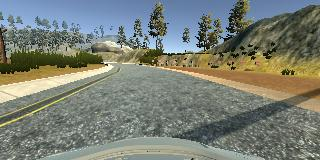
#> input picture images/center_2025_12_06_10_12_26_677.jpg, 320 x 160 px, given in place of center_2025_12_06_11_10_54_728.jpg, which was not available
$ python debug_data.py
#> lines starting #> are read from the running program, lines starting #| are printed output that depends on the picture; pictures that were not available may be replaced by others from this repository, and a replacement may not be noted
### data.py
import numpy as np
import pandas as pd
import matplotlib.pyplot as plt
import cv2

# load csv from driving_log.csv
def load_driving_log(csv_path='driving_log.csv'):
    """
    Load the driving log CSV file into a pandas DataFrame.

    Parameters:
    csv_path (str): The path to the CSV file.

    Returns:
    pd.DataFrame: DataFrame containing the driving log data.
    """
#> called with csv_path = 'driving_log.csv'
    # driving log has seven column:
    # Center, Left, Right, Steering, Throttle, Brake, Speed
    # Use only Center and Steering for training

    df = pd.read_csv(csv_path, header=None)
#> (reads driving_log.csv from the repository)
    # columns are unamed, so rename them
    df.rename(columns={0: 'Center', 1: 'Left', 2: 'Right', 3: 'Steering', 4: 'Throttle', 5: 'Brake', 6: 'Speed'}, inplace=True)
    # return only Center and Steering columns

    return df[['Center', 'Steering']]


#plot histogram of steering angles
# [15 lines left out: function plot_steering_histogram, not called in this run]

# Preprocess data
# creating training data and labels
def preprocess_data(df):
    """
    Preprocess the images and steering angles from the DataFrame.

    :param df: Description
    """
    # Extract image paths and steering angles
    image_paths = df['Center'].values
    steering_angles = df['Steering'].values
    # Load image as numpy array
    for i in range(len(image_paths)):
        # trim path to just the filename
        image_paths[i] = image_paths[i].split('\\')[-1]
        # load image in images folder
        image = cv2.imread('images/' + image_paths[i])
#> image is the input picture: shape (160, 320, 3); mean B, G, R 117.2, 127.2, 122.1
        # crop the image (full width, [60-135px] height)
        image = image[60:135, :, :]
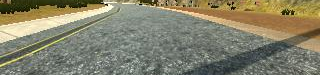
#> image: shape (75, 320, 3); mean B, G, R 106.4, 129.3, 132.3
        # apply Gaussian blur
        image = cv2.GaussianBlur(image, (3, 3), 0)
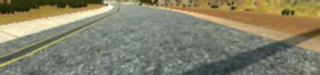
#> image: shape (75, 320, 3); mean B, G, R 106.4, 129.3, 132.3
        # convert image to YUV color space
        image = cv2.cvtColor(image, cv2.COLOR_BGR2YUV)
#> image: shape (75, 320, 3); mean of channels 0, 1, 2 127.6, 117.7, 132
        # resize image to 200x66 (as per NVIDIA model input)
        image = cv2.resize(image, (200, 66))
#> image: shape (66, 200, 3); mean of channels 0, 1, 2 127.5, 117.6, 131.9
        # normalize to 0-1 range and convert to float32
        image = image.astype(np.float32) / 255.0
#> image: shape (66, 200, 3) float32; mean of channels 0, 1, 2 0.5, 0.461, 0.517
        image_paths[i] = image
#> pass 2 of the loop in preprocess_data, `for i in range(len(image_paths)):`:
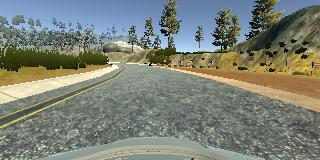
#> input picture images/center_2025_12_06_10_12_27_089.jpg, 320 x 160 px, given in place of center_2025_12_06_11_10_54_795.jpg, which was not available
#> in preprocess_data, image is the input picture: shape (160, 320, 3); mean B, G, R 118.5, 128.8, 123.8
#> in preprocess_data, `image = image[60:135, :, :]`:
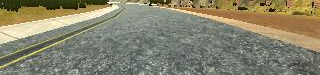
#> image: shape (75, 320, 3); mean B, G, R 107.9, 131, 134.5
#> in preprocess_data, `image = cv2.GaussianBlur(image, (3, 3), 0)`:
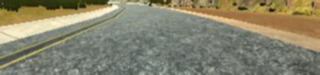
#> image: shape (75, 320, 3); mean B, G, R 108, 131, 134.5
    return image_paths, steering_angles


# data augmentation: randomly apply brightness, shift, flip to certain amount of images
# [61 lines left out: functions augment_data, prepare_data, not called in this run]


### debug_data.py
from data import load_driving_log, preprocess_data
import numpy as np

df = load_driving_log()
print(f"Total samples in CSV: {len(df)}")

#> (the run stopped early here; a loop or call above may not have finished)
